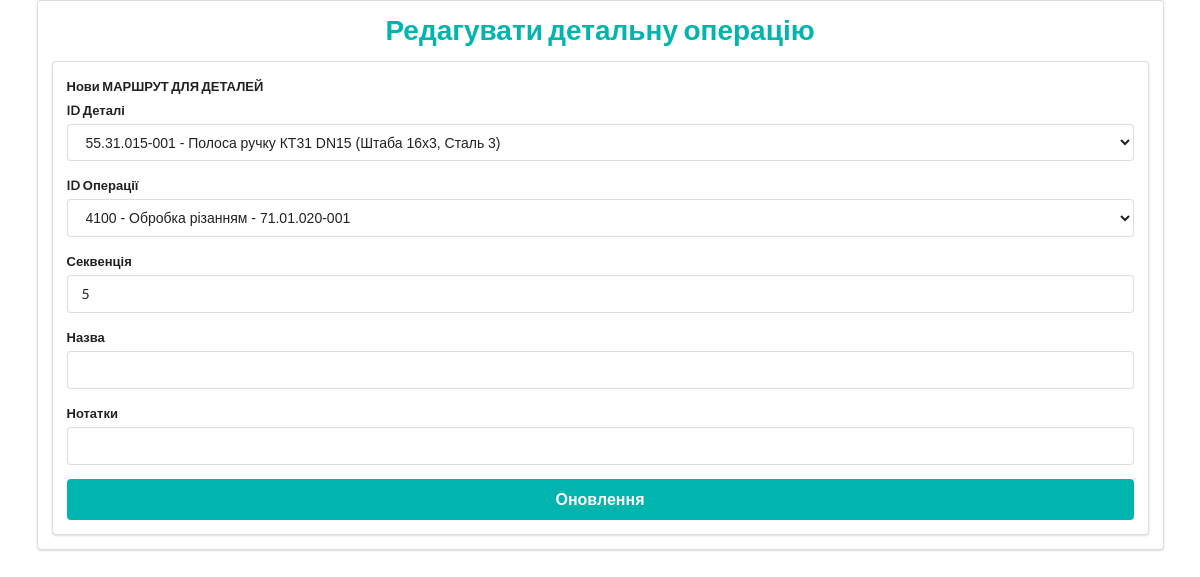
Before: /edit_detail_m_k/2 with the older database file.
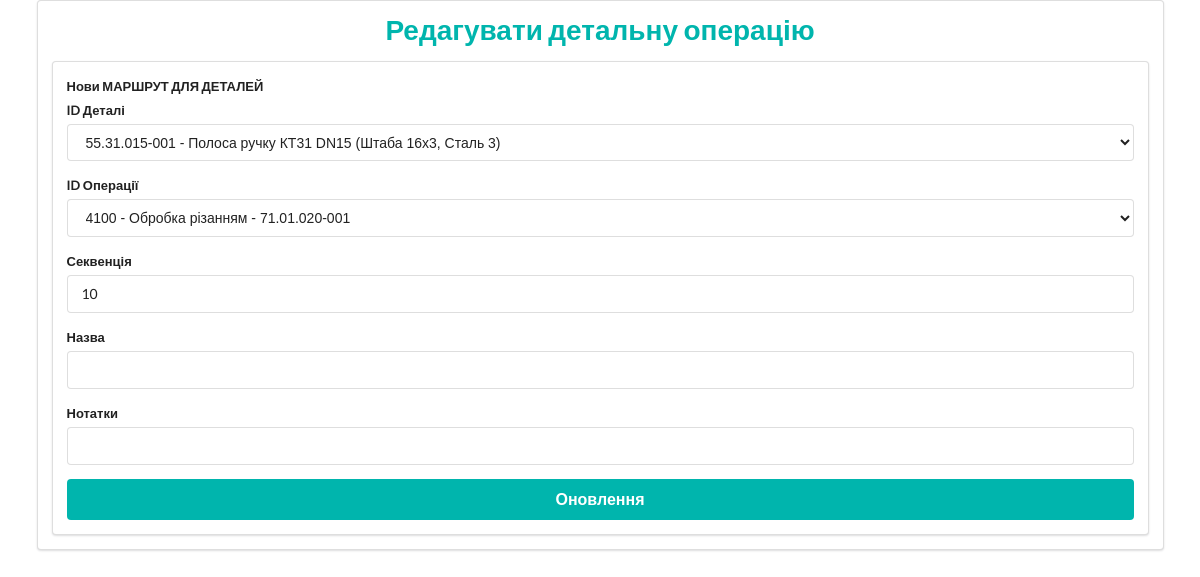
After: the same page with the newer database file.
### tables/tables.py (models this page shows)
class Detail_m_k(Base):
    __tablename__ = 'detail_m_k'
    id = Column(Integer, primary_key=True, index=True)
    detail_id = Column(Integer, ForeignKey("details.id"))
    detail_operations_id = Column(Integer, ForeignKey("detail_operations.id"))
    seqence = Column(Integer)
    name = Column(String)
    notes = Column(String)
    date_created = Column(DateTime, default=datetime.today)
    date_updated = Column(DateTime, default=datetime.today, onupdate=datetime.today)
    detail = relationship('Detail', back_populates='detail_m_ks')
    detail_operations = relationship('Detail_Operations')

### routers/add_all/detail_m_k_router.py (the view)
@app.get('/edit_detail_m_k/{detail_m_k_id}')
def edit_detail_m_k(request: Request, detail_m_k_id: int, db_session: Session = Depends(get_db)):
    detail_m_k = db_session.query(Detail_m_k).filter(Detail_m_k.id == detail_m_k_id).first()  # Get the specific Detail_m_k object
    details = db_session.query(Detail).options(joinedload(Detail.Material)).all()
    detail_operations = db_session.query(Detail_Operations).all()
    return templates.TemplateResponse("/detail_m_k/edit_detail_m_k.html",
                                      {"request": request,
                                       "detail_m_k": detail_m_k,  # Pass the specific Detail_m_k object
                                       "details": details,
                                       "detail_operations": detail_operations})

### templates/detail_m_k/edit_detail_m_k.html (shortened to what this page needs)
{% extends 'layout.html' %}
{% block content %}
<div class="ui container">
    <div class="ui segment">
        <h1 class="ui center aligned header teal">Редагувати детальну операцію</h1>
        <form class="ui large form" action="{{ url_for('update_detail_m_k', detail_m_k_id=detail_m_k.id) }}" method="post">
            <div class="ui segment">
                 <div class="field">
                    <label>Нови МАРШРУТ ДЛЯ ДЕТАЛЕЙ</label>
                    <div class="field">
                        <label>ID Деталі</label>
                        <select name="detail_id">
                            {% for detail in details %}
                            <option value="{{ detail.id }}">
                                {{ detail.coding }} - {{ detail.name }}
                            </option>
                            {% endfor %}
                        </select>
                    </div>
                <div class="field">
                    <label>ID Операції</label>
                    <select name="detail_operations_id">
                        {% for detail_operation in detail_operations %}
                        <option value="{{ detail_operation.id }}">{{ detail_operation.operations.coding }} - {{ detail_operation.operations.name }} - {{ detail_operation.detail.coding }}</option>
                        {% endfor %}
                    </select>
                </div>
                 </div>
                <div class="field">
                    <label>Секвенція</label>
                    <div class="ui input">
                        <input type="text" name="seqence" value="{{ detail_m_k.seqence }}">
                    </div>
                </div>
                <div class="field">
                    <label>Назва</label>
                    <div class="ui input">
                        <input type="text" name="name" value="{{ detail_m_k.name }}">
                    </div>
                </div>
                <div class="field">
                    <label>Нотатки</label>
                    <div class="ui input">
                        <input type="text" name="notes" value="{{ detail_m_k.notes }}">
                    </div>
                </div>
                <button class="ui fluid large teal submit button" type="submit">Оновлення</button>
            </div>
        </form>
    </div>
</div>
{% endblock content %}

Changed rows visible on the page:
changed Detail_m_k: seqence "5" → "10"
